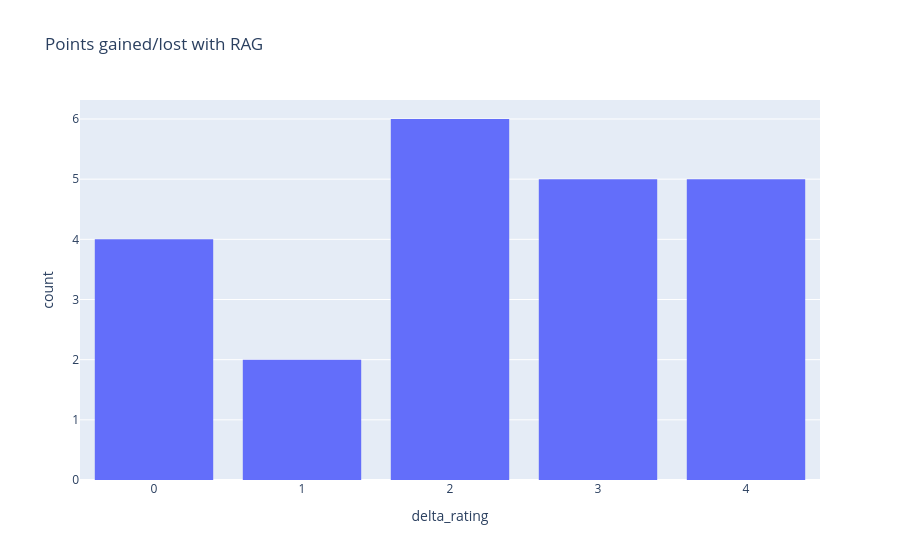

The notebook cell this image was saved under:
### Code cell
fig = px.histogram(combined_results, x="delta_rating", title="Points gained/lost with RAG")
fig.update_layout(bargap=0.2, showlegend=False)

### Figure 1 — Plotly figure (JSON) as saved in the notebook; plotly's stock layout.template omitted (floating-point values rounded to 4 significant figures)
{"data": [{"bingroup": "x", "hovertemplate": "delta_rating=%{x}<br>count=%{y}<extra></extra>", "legendgroup": "", "marker": {"color": "#636efa", "pattern": {"shape": ""}}, "name": "", "orientation": "v", "showlegend": false, "type": "histogram", "x": [2, 0, 3, 4, 0, 0, 2, 1, 0, 2, 3, 3, 4, 1, 2, 3, 3, 4, 4, 2, 4, 2], "xaxis": "x", "yaxis": "y"}], "layout": {"bargap": 0.2, "barmode": "relative", "legend": {"tracegroupgap": 0}, "showlegend": false, "title": {"text": "Points gained/lost with RAG"}, "xaxis": {"anchor": "y", "domain": [0, 1], "title": {"text": "delta_rating"}}, "yaxis": {"anchor": "x", "domain": [0, 1], "title": {"text": "count"}}}}
